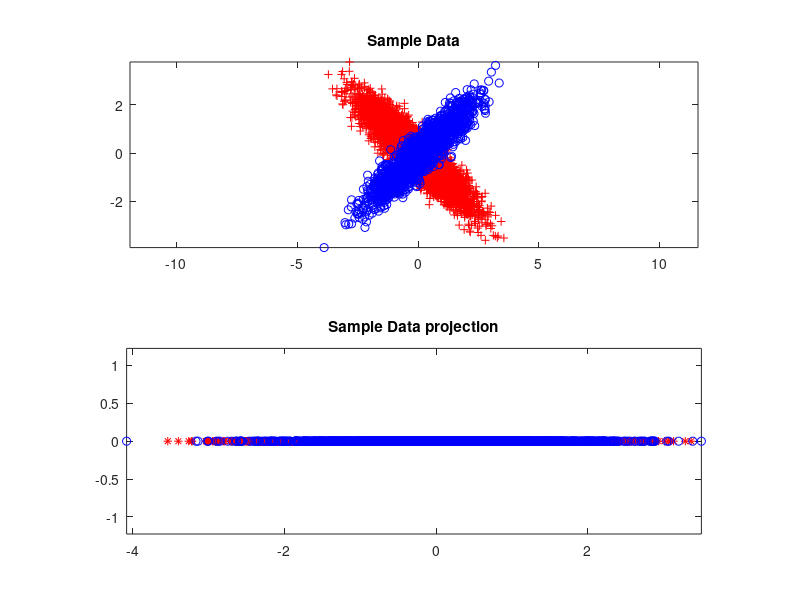
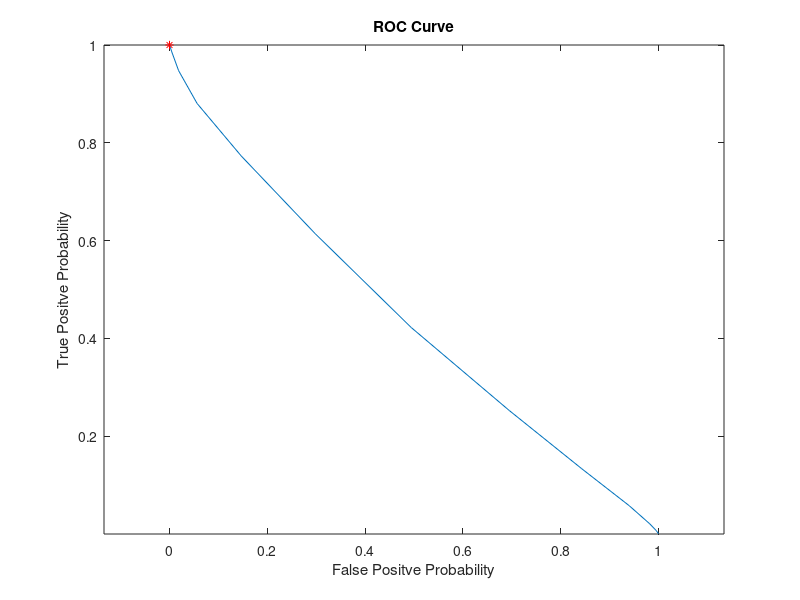

Source code (MATLAB) for these figures, in order:
% Fisher LDA trial
clear all;
%% Creation of samples
n = 2; %no. of feature dimensions
N = 10000; % no. of iid samples
mu(:,1) = [-0.1;0]; mu(:,2) = [0.1,0];
Sigma(:,:,1) = [1 -0.9;-0.9 1]; Sigma(:,:,2) = [1 0.9;0.9 1];
p = [0.8,0.2]; % class priors for labels 0 and 1
label = rand(1,N) >= p(1);
Nc = [length(find(label==0)),length(find(label==1))]; % number of samples from each class
x = zeros(n,N); % save up space
% Draw samples
for l = 0:1
    %x(:,label==l) = randGaussian(Nc(l+1),mu(:,l+1),Sigma(:,:,l+1));
    x(:,label==l) = mvnrnd(mu(:,l+1),Sigma(:,:,l+1),Nc(l+1))';
end
data_0 = [];
data_1 = [];
for i = 1 : N
    if label(i) == 0
        data_0 = [data_0; x(:, i)'];
    end
    if label(i) == 1
        data_1 = [data_1; x(:, i)'];
    end
end

%% Calcualtion of sample based estimated mean and covariance
mu1h = mean(data_0, 1)';
mu2h = mean(data_1, 1)';
S1h = cov(data_0);
S2h = cov(data_1);

%% Calculation of between/within-class scatter matrices 
Sb = (mu1h-mu2h)*(mu1h-mu2h)';
Sw = S1h + S2h;

%% Fisher LDA proj vector
[V, D] = eig(inv(Sw)*Sb);
% Arranging the diagnol elements
[~,ind] = sort(diag(D),'descend');
w_LDA = V(:,ind(1));

%% Projecting from both classes
data_0 = data_0';
data_1 = data_1';
result_0 = w_LDA'*data_0;
% projection of 1st vector and 2nd vector
result_1 = w_LDA'*data_1;

%% Plotting data 
figure(1),
subplot(2,1,1), plot(data_0(1,:),data_0(2,:),'r+'); hold on;
plot(data_1(1,:),data_1(2,:),'bo'); axis equal, 
title('Sample Data')
subplot(2,1,2), plot(result_0(1,:),zeros(1,Nc(1)),'r*'); hold on;
plot(result_1(1,:),zeros(1,Nc(2)),'bo'); axis equal,
title('Sample Data projection')

%% Classifier Design
projected_mean_d0 = w_LDA'*mean(data_0,2);
projected_mean_d1 = w_LDA'*mean(data_1,2);

TP = [];
FP = [];

minm_err = [];
error_list = [];
g_list = [];
tpr_minm_err = [];
fpr_minm_err = [];
threshold_minm_err = 0;

if projected_mean_d0 < projected_mean_d1
    
    for threshold = (min([result_0,result_1])-2):0.5:(max([result_0,result_1])+2)
        piid_00=[];
        piid_01=[];
        piid_10=[];
        piid_11=[];
        
        for q=1:size(result_0, 2)
            if result_0(q) > threshold
                piid_01 = [piid_01, result_0(q)];
            else
                piid_00 = [piid_00, result_0(q)];
            end
        end
        
        for q=1:size(result_1, 2)
            if result_1(q) > threshold
                piid_10 = [piid_10, result_1(q)];
            else
                piid_11 = [piid_11, result_1(q)];
            end
        end
    
        p_1_given_0 = size(piid_01,2)/size(result_0,2);
        p_1_given_1 = size(piid_11,2)/size(result_1,2);
        
        error = (size(piid_01,2) + size(piid_10,2))/N ;
        error_list = [error_list error];
        g_list = [g_list threshold];
        
       % Replace this logic
    if(isempty(minm_err))
        minm_error = error;
        threshold_minm_err = threshold;
        tpr_minm_err = p_1_given_1;
        fpr_minm_err = p_1_given_0;
    elseif(error < minm_err)
        minm_error = error;
        tpr_minm_err = p_1_given_1;
        fpr_minm_err = p_1_given_0;
        threshold_minm_err = threshold;
    end
    
    TP = [TP; p_1_given_1];
    FP = [FP; p_1_given_0];
    
    
    end
end

figure(2);
plot( FP', TP');
axis equal;
ylabel('True Positve Probability'), xlabel('False Positve Probability');
title('ROC');
hold on;
plot( fpr_minm_err, tpr_minm_err, 'r*');
title('ROC Curve')



